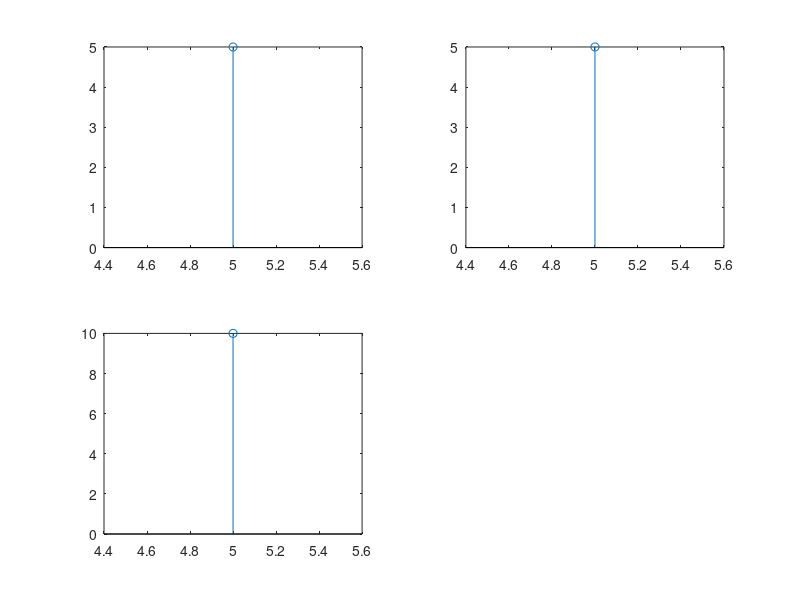

Source code (MATLAB):
clc ;
clear all;
close all;
x1 = input('Enter the sequence1');
x2 = input('Enter the sequence2');
y1 = input('Enter the starting point for sequence 1 ::');
y2 = input('Enter the starting point for sequence 2 ::');
[p q] = size(x1);
[a b] = size(x2);
%independent variables
n1 = y1:y1+q-1;
n2 = y2:y2+b-1;
n = min(y1,y2):max(y1+q-1,y2+b-1);
x = x1+x2;
subplot(2,2,1);
title('sequence1');
stem(n1,x1);
subplot(2,2,2);
title('sequence2');
stem(n2,x2);
subplot(2,2,3);
title('addition');
stem(n,x);
